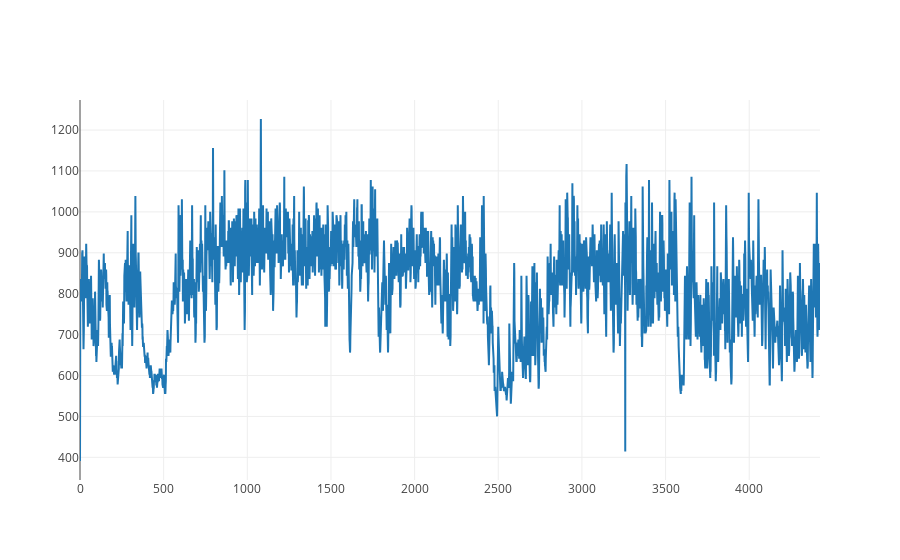

The notebook cell saved with this chart:
### Code cell
init_notebook_mode(connected=True)

# Create random data with numpy
frequencies = np.array(frequencies)

axis_x = np.linspace(0, (frequencies.size)-1, frequencies.size)
axis_y = frequencies

# Create a trace
trace = go.Scatter(
    x = axis_x,
    y = axis_y
)

data = [trace]

iplot(data, filename='basic-line')

### Figure 1 — Plotly figure (JSON) as saved in the notebook; plotly's stock layout.template omitted (floating-point values rounded to 4 significant figures; data arrays with more than 128 entries replaced by an {"elided": "..."} marker saying what was removed)
{"data": [{"type": "scatter", "x": {"elided": "4424 int values"}, "y": {"elided": "4424 int values"}}], "layout": {}}
